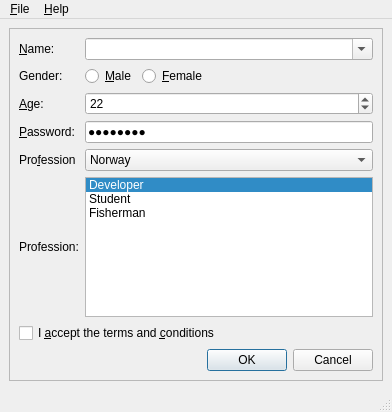
<ui version="4.0" >
 <class>MainWindow</class>
 <widget class="QMainWindow" name="MainWindow" >
  <property name="geometry" >
   <rect>
    <x>0</x>
    <y>0</y>
    <width>392</width>
    <height>412</height>
   </rect>
  </property>
  <property name="windowTitle" >
   <string>MainWindow</string>
  </property>
  <widget class="QWidget" name="centralwidget" >
   <layout class="QVBoxLayout" >
    <property name="margin" >
     <number>9</number>
    </property>
    <property name="spacing" >
     <number>6</number>
    </property>
    <item>
     <widget class="QFrame" name="mainFrame" >
      <property name="frameShape" >
       <enum>QFrame::StyledPanel</enum>
      </property>
      <property name="frameShadow" >
       <enum>QFrame::Raised</enum>
      </property>
      <layout class="QGridLayout" >
       <property name="margin" >
        <number>9</number>
       </property>
       <property name="spacing" >
        <number>6</number>
       </property>
       <item row="0" column="1" colspan="3" >
        <widget class="QComboBox" name="nameCombo" >
         <property name="toolTip" >
          <string>Specify your name</string>
         </property>
         <property name="editable" >
          <bool>true</bool>
         </property>
         <property name="currentIndex" >
          <number>-1</number>
         </property>
         <item>
          <property name="text" >
           <string>Girish</string>
          </property>
         </item>
         <item>
          <property name="text" >
           <string>Jasmin</string>
          </property>
         </item>
         <item>
          <property name="text" >
           <string>Simon</string>
          </property>
         </item>
         <item>
          <property name="text" >
           <string>Zack</string>
          </property>
         </item>
        </widget>
       </item>
       <item row="1" column="3" >
        <spacer>
         <property name="orientation" >
          <enum>Qt::Horizontal</enum>
         </property>
         <property name="sizeHint" >
          <size>
           <width>40</width>
           <height>20</height>
          </size>
         </property>
        </spacer>
       </item>
       <item row="1" column="2" >
        <widget class="QRadioButton" name="femaleRadioButton" >
         <property name="styleSheet" >
          <string>Check this if you are female</string>
         </property>
         <property name="text" >
          <string>&amp;Female</string>
         </property>
        </widget>
       </item>
       <item row="1" column="0" >
        <widget class="QLabel" name="genderLabel" >
         <property name="text" >
          <string>Gender:</string>
         </property>
        </widget>
       </item>
       <item row="2" column="0" >
        <widget class="QLabel" name="ageLabel" >
         <property name="text" >
          <string>&amp;Age:</string>
         </property>
         <property name="buddy" >
          <cstring>ageSpinBox</cstring>
         </property>
        </widget>
       </item>
       <item row="1" column="1" >
        <widget class="QRadioButton" name="maleRadioButton" >
         <property name="toolTip" >
          <string>Check this if you are male</string>
         </property>
         <property name="text" >
          <string>&amp;Male</string>
         </property>
        </widget>
       </item>
       <item row="0" column="0" >
        <widget class="QLabel" name="nameLabel" >
         <property name="text" >
          <string>&amp;Name:</string>
         </property>
         <property name="buddy" >
          <cstring>nameCombo</cstring>
         </property>
        </widget>
       </item>
       <item row="3" column="0" >
        <widget class="QLabel" name="passwordLabel" >
         <property name="text" >
          <string>&amp;Password:</string>
         </property>
         <property name="buddy" >
          <cstring>passwordEdit</cstring>
         </property>
        </widget>
       </item>
       <item row="2" column="1" colspan="3" >
        <widget class="QSpinBox" name="ageSpinBox" >
         <property name="toolTip" >
          <string>Specify your age</string>
         </property>
         <property name="statusTip" >
          <string>Specify your age</string>
         </property>
         <property name="minimum" >
          <number>12</number>
         </property>
         <property name="value" >
          <number>22</number>
         </property>
        </widget>
       </item>
       <item row="7" column="2" colspan="2" >
        <widget class="QDialogButtonBox" name="buttonBox" >
         <property name="orientation" >
          <enum>Qt::Horizontal</enum>
         </property>
         <property name="standardButtons" >
          <set>QDialogButtonBox::Cancel|QDialogButtonBox::NoButton|QDialogButtonBox::Ok</set>
         </property>
        </widget>
       </item>
       <item row="6" column="0" colspan="4" >
        <widget class="QCheckBox" name="agreeCheckBox" >
         <property name="toolTip" >
          <string>Please read the LICENSE file before checking</string>
         </property>
         <property name="text" >
          <string>I &amp;accept the terms and &amp;conditions</string>
         </property>
        </widget>
       </item>
       <item row="3" column="1" colspan="3" >
        <widget class="QLineEdit" name="passwordEdit" >
         <property name="toolTip" >
          <string>Specify your password</string>
         </property>
         <property name="statusTip" >
          <string>Specify your password</string>
         </property>
         <property name="text" >
          <string>Password</string>
         </property>
         <property name="echoMode" >
          <enum>QLineEdit::Password</enum>
         </property>
        </widget>
       </item>
       <item row="5" column="1" colspan="3" >
        <widget class="QListWidget" name="professionList" >
         <property name="toolTip" >
          <string>Select your profession</string>
         </property>
         <property name="statusTip" >
          <string>Specify your name here</string>
         </property>
         <property name="whatsThis" >
          <string>Specify your name here</string>
         </property>
         <property name="currentRow" >
          <number>0</number>
         </property>
         <item>
          <property name="text" >
           <string>Developer</string>
          </property>
         </item>
         <item>
          <property name="text" >
           <string>Student</string>
          </property>
         </item>
         <item>
          <property name="text" >
           <string>Fisherman</string>
          </property>
         </item>
        </widget>
       </item>
       <item row="5" column="0" >
        <widget class="QLabel" name="label" >
         <property name="text" >
          <string>Profession:</string>
         </property>
         <property name="buddy" >
          <cstring>professionList</cstring>
         </property>
        </widget>
       </item>
       <item row="4" column="1" colspan="3" >
        <widget class="QComboBox" name="countryCombo" >
         <property name="toolTip" >
          <string>Specify country of origin</string>
         </property>
         <property name="statusTip" >
          <string>Specify country of origin</string>
         </property>
         <property name="currentIndex" >
          <number>6</number>
         </property>
         <item>
          <property name="text" >
           <string>Egypt</string>
          </property>
         </item>
         <item>
          <property name="text" >
           <string>France</string>
          </property>
         </item>
         <item>
          <property name="text" >
           <string>Germany</string>
          </property>
         </item>
         <item>
          <property name="text" >
           <string>India</string>
          </property>
         </item>
         <item>
          <property name="text" >
           <string>Italy</string>
          </property>
         </item>
         <item>
          <property name="text" >
           <string>Korea</string>
          </property>
         </item>
         <item>
          <property name="text" >
           <string>Norway</string>
          </property>
         </item>
        </widget>
       </item>
       <item row="4" column="0" >
        <widget class="QLabel" name="countryLabel" >
         <property name="text" >
          <string>Pro&amp;fession</string>
         </property>
         <property name="buddy" >
          <cstring>professionList</cstring>
         </property>
        </widget>
       </item>
      </layout>
     </widget>
    </item>
   </layout>
  </widget>
  <widget class="QMenuBar" name="menubar" >
   <property name="geometry" >
    <rect>
     <x>0</x>
     <y>0</y>
     <width>392</width>
     <height>25</height>
    </rect>
   </property>
   <widget class="QMenu" name="menu_File" >
    <property name="title" >
     <string>&amp;File</string>
    </property>
    <addaction name="editStyleAction" />
    <addaction name="separator" />
    <addaction name="exitAction" />
   </widget>
   <widget class="QMenu" name="menu_Help" >
    <property name="title" >
     <string>&amp;Help</string>
    </property>
    <addaction name="aboutAction" />
    <addaction name="separator" />
    <addaction name="aboutQtAction" />
   </widget>
   <addaction name="menu_File" />
   <addaction name="menu_Help" />
  </widget>
  <widget class="QStatusBar" name="statusbar" />
  <action name="exitAction" >
   <property name="text" >
    <string>&amp;Exit</string>
   </property>
  </action>
  <action name="aboutQtAction" >
   <property name="text" >
    <string>About Qt</string>
   </property>
  </action>
  <action name="editStyleAction" >
   <property name="text" >
    <string>Edit &amp;Style</string>
   </property>
  </action>
  <action name="aboutAction" >
   <property name="text" >
    <string>About</string>
   </property>
  </action>
 </widget>
 <resources/>
 <connections/>
</ui>
